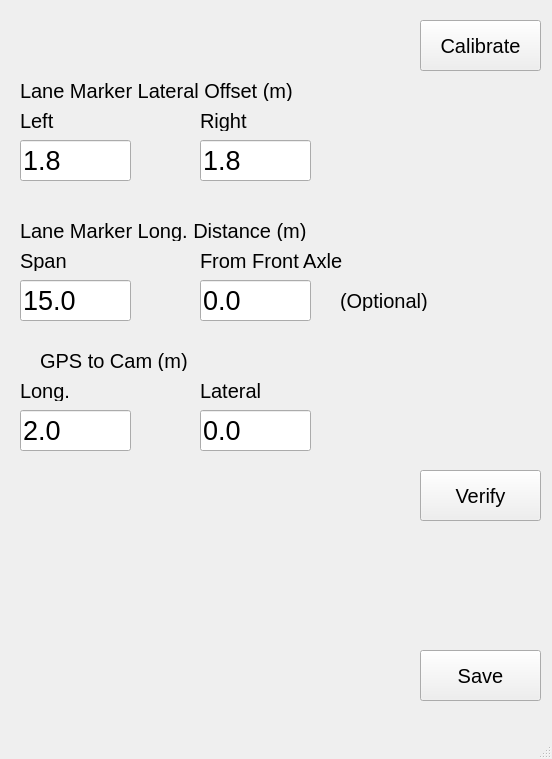
<?xml version="1.0" encoding="UTF-8"?>
<ui version="4.0">
 <class>MainWindow</class>
 <widget class="QMainWindow" name="MainWindow">
  <property name="geometry">
   <rect>
    <x>0</x>
    <y>0</y>
    <width>552</width>
    <height>759</height>
   </rect>
  </property>
  <property name="windowTitle">
   <string>MainWindow</string>
  </property>
  <widget class="QWidget" name="centralwidget">
   <widget class="QLabel" name="imgLabel">
    <property name="geometry">
     <rect>
      <x>20</x>
      <y>480</y>
      <width>381</width>
      <height>221</height>
     </rect>
    </property>
    <property name="focusPolicy">
     <enum>Qt::ClickFocus</enum>
    </property>
    <property name="text">
     <string/>
    </property>
   </widget>
   <widget class="QLabel" name="labelCamOk">
    <property name="geometry">
     <rect>
      <x>20</x>
      <y>20</y>
      <width>101</width>
      <height>41</height>
     </rect>
    </property>
    <property name="font">
     <font>
      <pointsize>15</pointsize>
     </font>
    </property>
    <property name="text">
     <string/>
    </property>
   </widget>
   <widget class="QLabel" name="labelChange">
    <property name="geometry">
     <rect>
      <x>420</x>
      <y>590</y>
      <width>121</width>
      <height>41</height>
     </rect>
    </property>
    <property name="font">
     <font>
      <pointsize>15</pointsize>
     </font>
    </property>
    <property name="text">
     <string/>
    </property>
   </widget>
   <widget class="QPushButton" name="btnCal">
    <property name="geometry">
     <rect>
      <x>420</x>
      <y>20</y>
      <width>121</width>
      <height>51</height>
     </rect>
    </property>
    <property name="font">
     <font>
      <pointsize>15</pointsize>
     </font>
    </property>
    <property name="toolTip">
     <string>&lt;html&gt;&lt;head/&gt;&lt;body&gt;&lt;p&gt;Launch (or close) GPS sensor ROS nodes.&lt;/p&gt;&lt;/body&gt;&lt;/html&gt;</string>
    </property>
    <property name="text">
     <string>Calibrate</string>
    </property>
   </widget>
   <widget class="QLineEdit" name="uiLeft">
    <property name="geometry">
     <rect>
      <x>20</x>
      <y>140</y>
      <width>111</width>
      <height>41</height>
     </rect>
    </property>
    <property name="font">
     <font>
      <pointsize>20</pointsize>
     </font>
    </property>
    <property name="toolTip">
     <string>&lt;html&gt;&lt;head/&gt;&lt;body&gt;&lt;p&gt;Enter mile marker for intended start of unit (used only for record-keeping).&lt;/p&gt;&lt;/body&gt;&lt;/html&gt;</string>
    </property>
    <property name="text">
     <string>1.8</string>
    </property>
   </widget>
   <widget class="QLabel" name="labelLeft">
    <property name="geometry">
     <rect>
      <x>20</x>
      <y>110</y>
      <width>81</width>
      <height>21</height>
     </rect>
    </property>
    <property name="font">
     <font>
      <pointsize>15</pointsize>
     </font>
    </property>
    <property name="text">
     <string>Left</string>
    </property>
   </widget>
   <widget class="QLineEdit" name="uiRight">
    <property name="geometry">
     <rect>
      <x>200</x>
      <y>140</y>
      <width>111</width>
      <height>41</height>
     </rect>
    </property>
    <property name="font">
     <font>
      <pointsize>20</pointsize>
     </font>
    </property>
    <property name="toolTip">
     <string>&lt;html&gt;&lt;head/&gt;&lt;body&gt;&lt;p&gt;Enter mile marker for intended end of unit (used only for record-keeping).&lt;/p&gt;&lt;/body&gt;&lt;/html&gt;</string>
    </property>
    <property name="text">
     <string>1.8</string>
    </property>
   </widget>
   <widget class="QLabel" name="labelRight">
    <property name="geometry">
     <rect>
      <x>200</x>
      <y>110</y>
      <width>81</width>
      <height>21</height>
     </rect>
    </property>
    <property name="font">
     <font>
      <pointsize>15</pointsize>
     </font>
    </property>
    <property name="text">
     <string>Right</string>
    </property>
   </widget>
   <widget class="QPushButton" name="btnVerify">
    <property name="geometry">
     <rect>
      <x>420</x>
      <y>470</y>
      <width>121</width>
      <height>51</height>
     </rect>
    </property>
    <property name="font">
     <font>
      <pointsize>15</pointsize>
     </font>
    </property>
    <property name="toolTip">
     <string>&lt;html&gt;&lt;head/&gt;&lt;body&gt;&lt;p&gt;Launch (or close) GPS sensor ROS nodes.&lt;/p&gt;&lt;/body&gt;&lt;/html&gt;</string>
    </property>
    <property name="text">
     <string>Verify</string>
    </property>
   </widget>
   <widget class="QPushButton" name="btnSave">
    <property name="geometry">
     <rect>
      <x>420</x>
      <y>650</y>
      <width>121</width>
      <height>51</height>
     </rect>
    </property>
    <property name="font">
     <font>
      <pointsize>15</pointsize>
     </font>
    </property>
    <property name="toolTip">
     <string>&lt;html&gt;&lt;head/&gt;&lt;body&gt;&lt;p&gt;Launch (or close) GPS sensor ROS nodes.&lt;/p&gt;&lt;/body&gt;&lt;/html&gt;</string>
    </property>
    <property name="text">
     <string>Save</string>
    </property>
   </widget>
   <widget class="QLabel" name="labelLeft_2">
    <property name="geometry">
     <rect>
      <x>20</x>
      <y>80</y>
      <width>341</width>
      <height>21</height>
     </rect>
    </property>
    <property name="font">
     <font>
      <pointsize>15</pointsize>
     </font>
    </property>
    <property name="text">
     <string>Lane Marker Lateral Offset (m)</string>
    </property>
   </widget>
   <widget class="QLabel" name="labelLeft_3">
    <property name="geometry">
     <rect>
      <x>20</x>
      <y>220</y>
      <width>391</width>
      <height>21</height>
     </rect>
    </property>
    <property name="font">
     <font>
      <pointsize>15</pointsize>
     </font>
    </property>
    <property name="text">
     <string>Lane Marker Long. Distance (m)</string>
    </property>
   </widget>
   <widget class="QLineEdit" name="uiSpan">
    <property name="geometry">
     <rect>
      <x>20</x>
      <y>280</y>
      <width>111</width>
      <height>41</height>
     </rect>
    </property>
    <property name="font">
     <font>
      <pointsize>20</pointsize>
     </font>
    </property>
    <property name="toolTip">
     <string>&lt;html&gt;&lt;head/&gt;&lt;body&gt;&lt;p&gt;Enter mile marker for intended start of unit (used only for record-keeping).&lt;/p&gt;&lt;/body&gt;&lt;/html&gt;</string>
    </property>
    <property name="text">
     <string>15.0</string>
    </property>
   </widget>
   <widget class="QLabel" name="labelLeft_4">
    <property name="geometry">
     <rect>
      <x>20</x>
      <y>250</y>
      <width>81</width>
      <height>21</height>
     </rect>
    </property>
    <property name="font">
     <font>
      <pointsize>15</pointsize>
     </font>
    </property>
    <property name="text">
     <string>Span</string>
    </property>
   </widget>
   <widget class="QLabel" name="labelLeft_5">
    <property name="geometry">
     <rect>
      <x>200</x>
      <y>250</y>
      <width>181</width>
      <height>21</height>
     </rect>
    </property>
    <property name="font">
     <font>
      <pointsize>15</pointsize>
     </font>
    </property>
    <property name="text">
     <string>From Front Axle</string>
    </property>
   </widget>
   <widget class="QLineEdit" name="uiBumper">
    <property name="geometry">
     <rect>
      <x>200</x>
      <y>280</y>
      <width>111</width>
      <height>41</height>
     </rect>
    </property>
    <property name="font">
     <font>
      <pointsize>20</pointsize>
     </font>
    </property>
    <property name="toolTip">
     <string>&lt;html&gt;&lt;head/&gt;&lt;body&gt;&lt;p&gt;Enter mile marker for intended start of unit (used only for record-keeping).&lt;/p&gt;&lt;/body&gt;&lt;/html&gt;</string>
    </property>
    <property name="text">
     <string>0.0</string>
    </property>
   </widget>
   <widget class="QLabel" name="labelLeft_6">
    <property name="geometry">
     <rect>
      <x>340</x>
      <y>290</y>
      <width>101</width>
      <height>21</height>
     </rect>
    </property>
    <property name="font">
     <font>
      <pointsize>15</pointsize>
     </font>
    </property>
    <property name="text">
     <string>(Optional)</string>
    </property>
   </widget>
   <widget class="QLabel" name="labelLeft_7">
    <property name="geometry">
     <rect>
      <x>40</x>
      <y>350</y>
      <width>201</width>
      <height>21</height>
     </rect>
    </property>
    <property name="font">
     <font>
      <pointsize>15</pointsize>
     </font>
    </property>
    <property name="text">
     <string>GPS to Cam (m)</string>
    </property>
   </widget>
   <widget class="QLineEdit" name="uiCamLat">
    <property name="geometry">
     <rect>
      <x>200</x>
      <y>410</y>
      <width>111</width>
      <height>41</height>
     </rect>
    </property>
    <property name="font">
     <font>
      <pointsize>20</pointsize>
     </font>
    </property>
    <property name="toolTip">
     <string>&lt;html&gt;&lt;head/&gt;&lt;body&gt;&lt;p&gt;Enter mile marker for intended end of unit (used only for record-keeping).&lt;/p&gt;&lt;/body&gt;&lt;/html&gt;</string>
    </property>
    <property name="text">
     <string>0.0</string>
    </property>
   </widget>
   <widget class="QLabel" name="labelCamLat">
    <property name="geometry">
     <rect>
      <x>200</x>
      <y>380</y>
      <width>81</width>
      <height>21</height>
     </rect>
    </property>
    <property name="font">
     <font>
      <pointsize>15</pointsize>
     </font>
    </property>
    <property name="text">
     <string>Lateral</string>
    </property>
   </widget>
   <widget class="QLabel" name="labelCamLong">
    <property name="geometry">
     <rect>
      <x>20</x>
      <y>380</y>
      <width>81</width>
      <height>21</height>
     </rect>
    </property>
    <property name="font">
     <font>
      <pointsize>15</pointsize>
     </font>
    </property>
    <property name="text">
     <string>Long.</string>
    </property>
   </widget>
   <widget class="QLineEdit" name="uiCamLong">
    <property name="geometry">
     <rect>
      <x>20</x>
      <y>410</y>
      <width>111</width>
      <height>41</height>
     </rect>
    </property>
    <property name="font">
     <font>
      <pointsize>20</pointsize>
     </font>
    </property>
    <property name="toolTip">
     <string>&lt;html&gt;&lt;head/&gt;&lt;body&gt;&lt;p&gt;Enter mile marker for intended end of unit (used only for record-keeping).&lt;/p&gt;&lt;/body&gt;&lt;/html&gt;</string>
    </property>
    <property name="text">
     <string>2.0</string>
    </property>
   </widget>
  </widget>
  <widget class="QMenuBar" name="menubar">
   <property name="geometry">
    <rect>
     <x>0</x>
     <y>0</y>
     <width>552</width>
     <height>20</height>
    </rect>
   </property>
  </widget>
  <widget class="QStatusBar" name="statusbar"/>
 </widget>
 <resources/>
 <connections/>
</ui>
